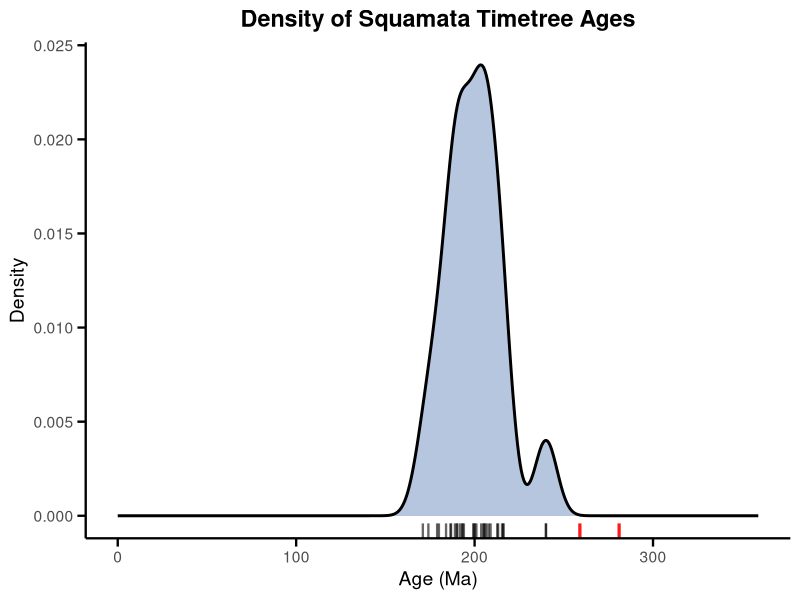

This figure's R source:
### Squamata: Likelihood Checkpoints
library(dplyr)
library(ggplot2)

# Read the CSV file
squamata <- read.csv("squamata_timetrees.csv", header = TRUE)
head(squamata)

# Identify outliers using the IQR rule
q <- quantile(squamata$Age, probs = c(0.25, 0.75), na.rm = TRUE)
iqr <- q[2] - q[1]

lower <- q[1] - 1.5 * iqr
upper <- q[2] + 1.5 * iqr

squamata <- squamata %>%
  mutate(outlier = Age < lower | Age > upper)

# Plot
ggplot() +
  # Density using NON-outliers only
  geom_density(
    data = filter(squamata, !outlier),
    aes(x = Age),
    fill = "#4C72B0",
    alpha = 0.4,
    linewidth = 1,
    trim = FALSE
  ) +
  # Rug for non-outliers
  geom_rug(
    data = filter(squamata, !outlier),
    aes(x = Age),
    sides = "b",
    alpha = 0.6,
    linewidth = 0.8
  ) +
  # Rug for outliers (red)
  geom_rug(
    data = filter(squamata, outlier),
    aes(x = Age),
    sides = "b",
    color = "red",
    alpha = 0.9,
    linewidth = 1.1
  ) +
  scale_x_continuous(limits = c(0, 359)) +
  labs(
    title = "Density of Squamata Timetree Ages",
    x = "Age (Ma)",
    y = "Density"
  ) +
  theme_minimal(base_size = 14) + 
  theme(
    panel.grid.major = element_blank(),
    panel.grid.minor = element_blank(),
    axis.line = element_line(color = "black", linewidth = 0.8),
    axis.ticks = element_line(color = "black", linewidth = 0.8),
    axis.ticks.length = unit(6, "pt"),
    plot.title = element_text(face = "bold", hjust = 0.5)
  )

# Estimates
ages_clean <- squamata$Age[!squamata$outlier]

d <- density(
  ages_clean,
  from = 0,
  to   = 359
)

mode_age <- d$x[which.max(d$y)]
mode_age

median_age <- median(ages_clean)
median_age
